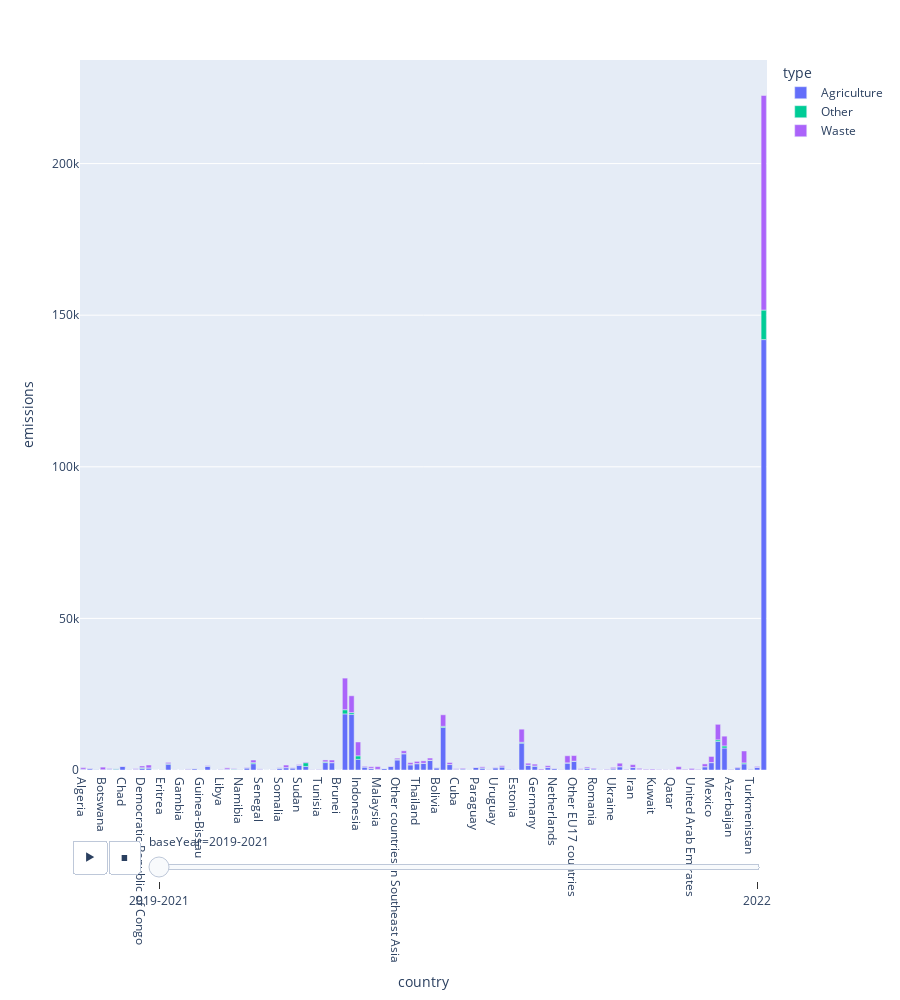

The cell this chart's notebook holds for it:
### Markdown cell above
# Bar chart

### Code cell
fig = px.bar(df, x=df.country, y=df.emissions,color="type", animation_frame='baseYear',height=1000)
fig.show()

### Figure 1 — Plotly figure (JSON) as saved in the notebook; plotly's stock layout.template omitted (floating-point values rounded to 4 significant figures)
{"data": [{"alignmentgroup": "True", "hovertemplate": "type=Agriculture<br>baseYear=2019-2021<br>country=%{x}<br>emissions=%{y}<extra></extra>", "legendgroup": "Agriculture", "marker": {"color": "#636efa", "pattern": {"shape": ""}}, "name": "Agriculture", "offsetgroup": "Agriculture", "orientation": "v", "showlegend": true, "textposition": "auto", "type": "bar", "x": ["Algeria", "Angola", "Benin", "Botswana", "Cameroon", "Central African Republic", "Chad", "Congo", "Cote d'Ivoire", "Democratic Republic of Congo", "Egypt", "Equatorial Guinea", "Eritrea", "Ethiopia", "Gabon", "Gambia", "Ghana", "Guinea", "Guinea-Bissau", "Kenya", "Liberia", "Libya", "Morocco", "Mozambique", "Namibia", "Niger", "Nigeria", "Senegal", "Seychelles", "Sierra Leone", "Somalia", "South Africa", "South Sudan", "Sudan", "Tanzania", "Togo", "Tunisia", "Australia", "Bangladesh", "Brunei", "China", "India", "Indonesia", "Japan", "Korea", "Malaysia", "Mongolia", "New Zealand", "Other countries in Southeast Asia", "Pakistan", "Philippines", "Thailand", "Vietnam", "Argentina", "Bolivia", "Brazil", "Colombia", "Cuba", "Ecuador", "Guyana", "Paraguay", "Peru", "Trinidad and Tobago", "Uruguay", "Venezuela", "Denmark", "Estonia", "European Union", "France", "Germany", "Israel", "Italy", "Netherlands", "Norway", "Other countries in Europe", "Other EU17 countries", "Other EU7 countries", "Poland", "Romania", "Slovenia", "Sweden", "Ukraine", "United Kingdom", "Bahrain", "Iran", "Iraq", "Jordan", "Kuwait", "Lebanon", "Oman", "Qatar", "Saudi Arabia", "Syria", "United Arab Emirates", "Yemen", "Canada", "Mexico", "United States", "Other", "Azerbaijan", "Kazakhstan", "Russia", "Turkmenistan", "Uzbekistan", "World"], "xaxis": "x", "y": [257.6, 401.0, 105.7, 97.26, 279.5, 250.8, 1224.0, 23.87, 185.7, 555.5, 684.5, 0.4387, 120.2, 1910.0, 5.59, 29.57, 169.0, 438.2, 52.84, 1251.0, 9.208, 67.42, 295.4, 210.7, 182.0, 696.4, 2082.0, 261.5, 0.07872, 86.27, 625.7, 760.3, 695.7, 1549.0, 1180.0, 50.74, 97.72, 2450.0, 2410.0, 0.8412, 18500.0, 18360.0, 3518.0, 991.6, 508.4, 189.1, 549.2, 1156.0, 3300.0, 5319.0, 1715.0, 2079.0, 2193.0, 3153.0, 673.8, 14020.0, 1796.0, 267.5, 359.9, 57.4, 835.1, 639.7, 4.346, 751.9, 1015.0, 240.1, 27.72, 8851.0, 1564.0, 1269.0, 39.84, 800.0, 466.8, 103.6, 2284.0, 2812.0, 139.6, 615.5, 367.9, 48.43, 128.7, 377.1, 1065.0, 0.9646, 802.5, 168.2, 25.82, 7.323, 12.07, 37.06, 11.37, 121.0, 133.1, 47.44, 181.3, 1073.0, 2421.0, 9409.0, 7259.0, 195.2, 762.1, 2022.0, 304.9, 901.7, 142000.0], "yaxis": "y"}, {"alignmentgroup": "True", "hovertemplate": "type=Other<br>baseYear=2019-2021<br>country=%{x}<br>emissions=%{y}<extra></extra>", "legendgroup": "Other", "marker": {"color": "#00cc96", "pattern": {"shape": ""}}, "name": "Other", "offsetgroup": "Other", "orientation": "v", "showlegend": true, "textposition": "auto", "type": "bar", "x": ["Algeria", "Angola", "Benin", "Botswana", "Cameroon", "Central African Republic", "Chad", "Congo", "Cote d'Ivoire", "Democratic Republic of Congo", "Egypt", "Equatorial Guinea", "Eritrea", "Ethiopia", "Gabon", "Gambia", "Ghana", "Guinea", "Guinea-Bissau", "Kenya", "Liberia", "Libya", "Morocco", "Mozambique", "Namibia", "Niger", "Nigeria", "Senegal", "Seychelles", "Sierra Leone", "Somalia", "South Africa", "South Sudan", "Sudan", "Tanzania", "Togo", "Tunisia", "Australia", "Bangladesh", "Brunei", "China", "India", "Indonesia", "Japan", "Korea", "Malaysia", "Mongolia", "New Zealand", "Other countries in Southeast Asia", "Pakistan", "Philippines", "Thailand", "Vietnam", "Argentina", "Bolivia", "Brazil", "Colombia", "Cuba", "Ecuador", "Guyana", "Paraguay", "Peru", "Trinidad and Tobago", "Uruguay", "Venezuela", "Denmark", "Estonia", "European Union", "France", "Germany", "Israel", "Italy", "Netherlands", "Norway", "Other countries in Europe", "Other EU17 countries", "Other EU7 countries", "Poland", "Romania", "Slovenia", "Sweden", "Ukraine", "United Kingdom", "Bahrain", "Iran", "Iraq", "Jordan", "Kuwait", "Lebanon", "Oman", "Qatar", "Saudi Arabia", "Syria", "United Arab Emirates", "Yemen", "Canada", "Mexico", "United States", "Other", "Azerbaijan", "Kazakhstan", "Russia", "Turkmenistan", "Uzbekistan", "World"], "xaxis": "x", "y": [6.476, 81.71, 43.25, 2.237, 23.94, 173.5, 13.21, 12.0, 28.77, 201.8, 12.0, 2.365, 2.507, 177.9, 5.499, 3.932, 26.99, 17.25, 26.18, 34.4, 15.32, 3.072, 6.258, 106.0, 1.329, 10.04, 347.1, 4.177, 0.05187, 9.579, 23.82, 42.41, 3.333, 36.83, 1225.0, 9.781, 4.221, 241.8, 54.37, 0.2182, 1378.0, 571.3, 1156.0, 21.92, 28.59, 27.71, 6.771, 8.055, 149.2, 156.0, 52.23, 56.79, 34.77, 85.41, 146.4, 387.7, 17.21, 2.342, 3.937, 1.915, 13.04, 50.46, 5.858, 3.511, 10.82, 5.735, 2.181, 290.9, 39.94, 67.89, 0.6707, 30.06, 15.82, 5.548, 84.72, 98.36, 8.989, 44.49, 11.7, 1.594, 10.07, 71.83, 64.7, 1.482, 37.2, 3.422, 0.5782, 0.825, 0.7648, 9.765, 5.522, 27.83, 1.184, 2.97, 0.5343, 42.62, 54.36, 538.4, 682.1, 0.9604, 17.41, 323.4, 1.415, 3.846, 9738.0], "yaxis": "y"}, {"alignmentgroup": "True", "hovertemplate": "type=Waste<br>baseYear=2019-2021<br>country=%{x}<br>emissions=%{y}<extra></extra>", "legendgroup": "Waste", "marker": {"color": "#ab63fa", "pattern": {"shape": ""}}, "name": "Waste", "offsetgroup": "Waste", "orientation": "v", "showlegend": true, "textposition": "auto", "type": "bar", "x": ["Algeria", "Angola", "Benin", "Botswana", "Cameroon", "Central African Republic", "Chad", "Congo", "Cote d'Ivoire", "Democratic Republic of Congo", "Egypt", "Equatorial Guinea", "Eritrea", "Ethiopia", "Gabon", "Gambia", "Ghana", "Guinea", "Guinea-Bissau", "Kenya", "Liberia", "Libya", "Morocco", "Mozambique", "Namibia", "Niger", "Nigeria", "Senegal", "Seychelles", "Sierra Leone", "Somalia", "South Africa", "South Sudan", "Sudan", "Tanzania", "Togo", "Tunisia", "Australia", "Bangladesh", "Brunei", "China", "India", "Indonesia", "Japan", "Korea", "Malaysia", "Mongolia", "New Zealand", "Other countries in Southeast Asia", "Pakistan", "Philippines", "Thailand", "Vietnam", "Argentina", "Bolivia", "Brazil", "Colombia", "Cuba", "Ecuador", "Guyana", "Paraguay", "Peru", "Trinidad and Tobago", "Uruguay", "Venezuela", "Denmark", "Estonia", "European Union", "France", "Germany", "Israel", "Italy", "Netherlands", "Norway", "Other countries in Europe", "Other EU17 countries", "Other EU7 countries", "Poland", "Romania", "Slovenia", "Sweden", "Ukraine", "United Kingdom", "Bahrain", "Iran", "Iraq", "Jordan", "Kuwait", "Lebanon", "Oman", "Qatar", "Saudi Arabia", "Syria", "United Arab Emirates", "Yemen", "Canada", "Mexico", "United States", "Other", "Azerbaijan", "Kazakhstan", "Russia", "Turkmenistan", "Uzbekistan", "World"], "xaxis": "x", "y": [511.0, 151.5, 42.11, 843.4, 194.5, 22.86, 70.2, 30.08, 220.2, 566.8, 947.9, 11.92, 24.04, 414.9, 21.21, 14.09, 159.4, 68.94, 8.759, 180.6, 19.37, 83.36, 405.1, 155.7, 15.86, 152.3, 862.4, 101.4, 2.491, 50.0, 108.4, 834.2, 121.8, 233.2, 227.6, 37.9, 108.2, 619.0, 825.3, 9.676, 10420.0, 5552.0, 4569.0, 243.3, 527.3, 893.9, 16.66, 165.3, 436.8, 854.3, 649.8, 704.0, 783.8, 705.7, 87.09, 3800.0, 643.7, 160.4, 235.4, 8.315, 115.3, 355.1, 62.29, 138.3, 380.0, 40.27, 37.33, 4321.0, 630.9, 605.1, 282.5, 579.6, 137.8, 46.46, 2322.0, 1850.0, 249.8, 347.6, 244.4, 17.91, 159.8, 401.9, 1113.0, 172.4, 931.4, 362.2, 200.5, 258.0, 112.2, 64.56, 64.4, 955.8, 169.2, 462.7, 161.5, 898.0, 1995.0, 5118.0, 3214.0, 104.3, 198.9, 3931.0, 48.03, 280.4, 70760.0], "yaxis": "y"}], "layout": {"barmode": "relative", "height": 1000, "legend": {"title": {"text": "type"}, "tracegroupgap": 0}, "margin": {"t": 60}, "sliders": [{"active": 0, "currentvalue": {"prefix": "baseYear="}, "len": 0.9, "pad": {"b": 10, "t": 60}, "steps": [{"args": [["2019-2021"], {"frame": {"duration": 0, "redraw": true}, "fromcurrent": true, "mode": "immediate", "transition": {"duration": 0, "easing": "linear"}}], "label": "2019-2021", "method": "animate"}, {"args": [["2022"], {"frame": {"duration": 0, "redraw": true}, "fromcurrent": true, "mode": "immediate", "transition": {"duration": 0, "easing": "linear"}}], "label": "2022", "method": "animate"}], "x": 0.1, "xanchor": "left", "y": 0, "yanchor": "top"}], "updatemenus": [{"buttons": [{"args": [null, {"frame": {"duration": 500, "redraw": true}, "fromcurrent": true, "mode": "immediate", "transition": {"duration": 500, "easing": "linear"}}], "label": "&#9654;", "method": "animate"}, {"args": [[null], {"frame": {"duration": 0, "redraw": true}, "fromcurrent": true, "mode": "immediate", "transition": {"duration": 0, "easing": "linear"}}], "label": "&#9724;", "method": "animate"}], "direction": "left", "pad": {"r": 10, "t": 70}, "showactive": false, "type": "buttons", "x": 0.1, "xanchor": "right", "y": 0, "yanchor": "top"}], "xaxis": {"anchor": "y", "domain": [0, 1], "title": {"text": "country"}}, "yaxis": {"anchor": "x", "domain": [0, 1], "title": {"text": "emissions"}}}}
